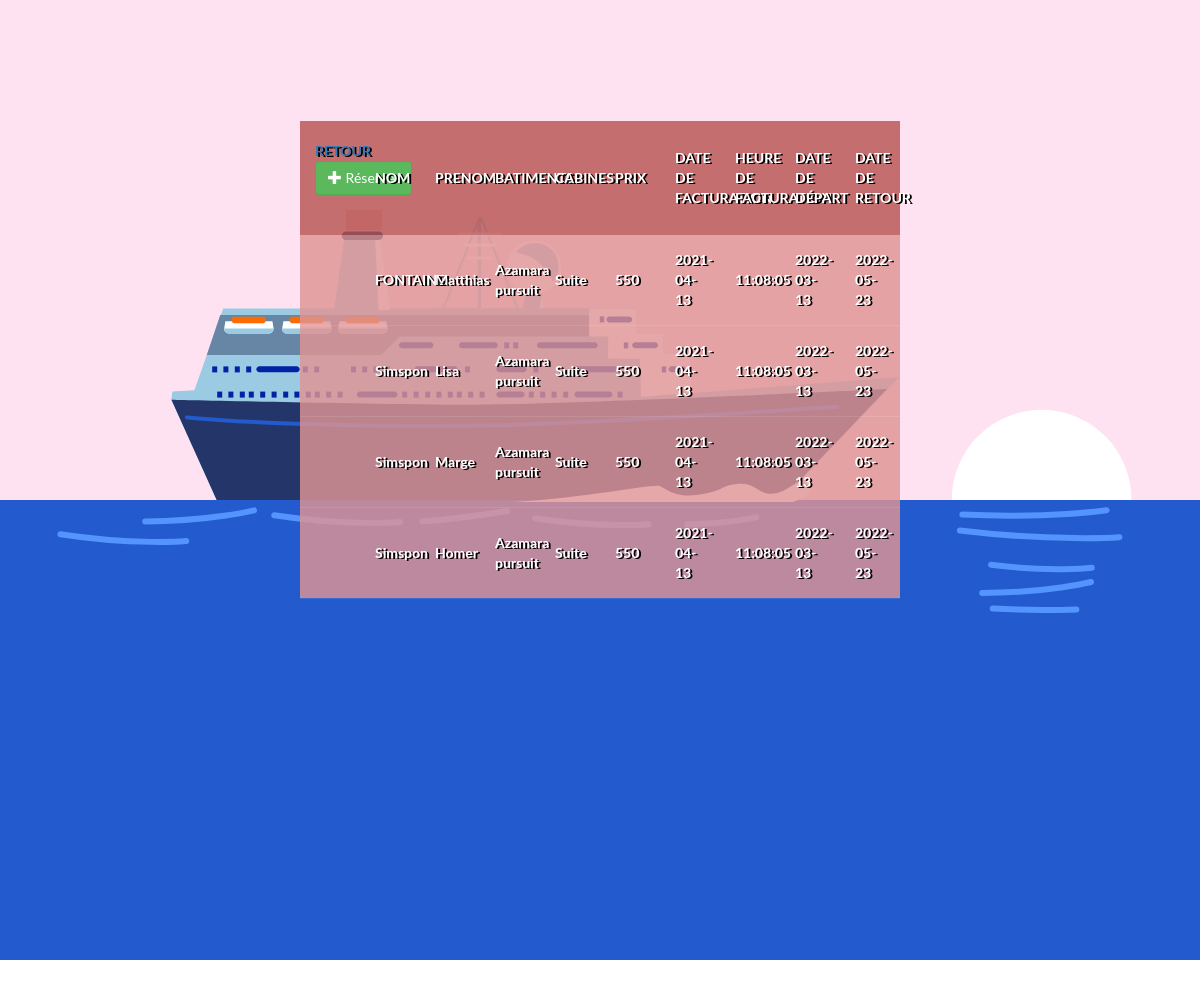
The page /PHP/html/index.php on the database as committed earlier.
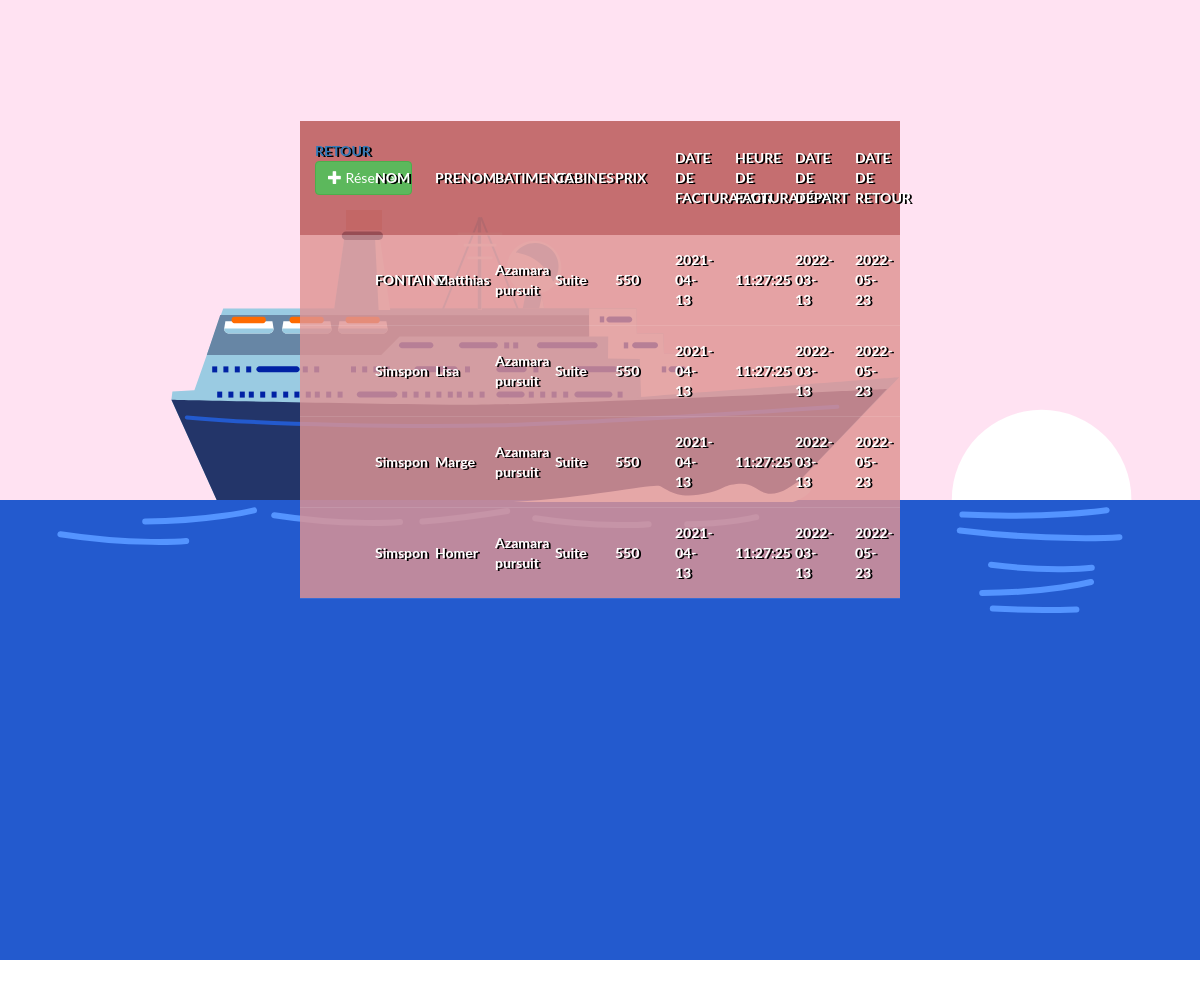
The same page on the database as committed later.
### tables this page shows
CREATE TABLE RecapReservation(
    Id INTEGER not null, 
    nom VARCHAR(20), 
    prenom VARCHAR(20), 
    age INT,
    sexe VARCHAR(5), 
    nom_batiment VARCHAR(20), 
    type_rang VARCHAR(10), 
    prix INT,
    date_facture DATE,
    h_facture DATE,
    date_debut DATE, 
    date_fin DATE,

    id_client INT,
    id_reservation INT,
    id_rang INT,
    id_facture INT,
    id_batiment INT,


    CONSTRAINT pk_recapReservation primary key (Id)

    CONSTRAINT fk_recapReservation
	FOREIGN KEY (id_client) REFERENCES Clients(id_client)
    FOREIGN KEY (id_reservation) REFERENCES Reservations(id_reservation) 
    FOREIGN KEY (id_rang) REFERENCES Rangs(id_rang)
    FOREIGN KEY (id_facture) REFERENCES Factures(id_facture)
    FOREIGN KEY (id_batiment) REFERENCES Batiments(id_batiment)
);

### PHP/html/index.php (the view, shortened to what this page needs)
<!DOCTYPE html>
<html lang="en">
	<head>
		<link rel="stylesheet" type="text/css" href="../css/bootstrap.css"/>
		<link rel="stylesheet" type="text/css" href="../css/tables.css"/>
	</head>
<body>
<div style="width:device-width; margin-top: -20%;">
</div>
        <table cellpadding="0" cellspacing="0" border="0">
            <thead>
                <tr>
                    <th><a href="http://localhost:1234/html/main.html">Retour</a><button type="button" class="btn btn-success" data-toggle="modal" data-target="#form_modal"><span class="glyphicon glyphicon-plus"></span> Réserver</button>
		<br/><br/></th>
					<th>Nom</th>
					<th>Prenom</th>
                    <th>Batiments</th>
                    <th>Cabines</th>
                    <th>Prix</th>
                    <th>Date de facturation</th>
                    <th>Heure de facturation</th>
					<th>Date de départ</th>
					<th>Date de retour</th>
				</tr>
			</thead>
				<?php
					require 'conn.php';
					$query = $conn->prepare("SELECT * FROM RecapReservation");
					$query->execute();
					while($fetch = $query->fetch()){
				?>
				<tr>
                    <td></td>
					<td><?php echo $fetch['nom']?></td>
					<td><?php echo $fetch['prenom']?></td>
                    <td><?php echo $fetch['nom_batiment']?></td>
                    <td><?php echo $fetch['type_rang']?></td>
					<td><?php echo $fetch['prix']?></td>
                    <td><?php echo $fetch['date_facture']?></td>
                    <td><?php echo $fetch['h_facture']?></td>
					<td><?php echo $fetch['date_debut']?></td>
					<td><?php echo $fetch['date_fin']?></td>
				</tr>
				<?php
					}
				?>
		</table>
</body>
</html>

### PHP/css/tables.css (style rules this page uses)
* { margin: 0; padding: 0; font-family: 'lato'; }
table { width: 50%; table-layout: fixed; position: absolute; top: 10%; left: 25%; }
th { padding: 20px 15px; text-align: left; font-weight: 700; font-size: 14px; color: #fff; text-shadow: 2px 1px #000000; text-transform: uppercase; background-color:rgb(185 85 85 / 82%); }
td { padding: 15px; text-align: left; vertical-align: middle; font-weight: 700; font-size: 14px; color: #fff; text-shadow: 2px 1px #000000; border-bottom: solid 1px rgba(255,255,255,0.1); background-color: rgb(224 148 148 / 82%); }
.ship { background-color: #ffe2f2; }

Rows that differ between the two databases and show on the page:
changed recapreservation "FONTAINE": h_facture "11:08:05" → "11:27:25"
changed recapreservation "Lisa": h_facture "11:08:05" → "11:27:25"
changed recapreservation "Marge": h_facture "11:08:05" → "11:27:25"
changed recapreservation "Homer": h_facture "11:08:05" → "11:27:25"
